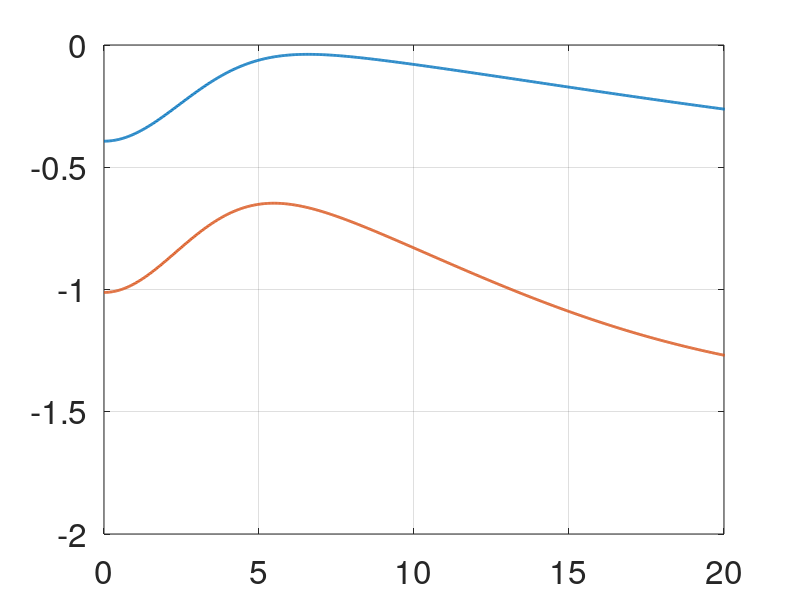

Here is the MATLAB script that generated this plot:
%% Function definitions - using Gaussian kernels
GFT = @(x, sigma) exp( -sigma*sigma.*x.*x/2 );
phi = @(f_0, f_1, g, t_2, s_2) f_0 + (f_1-f_0)./(1 + exp(-(g-t_2)/s_2));
fE = @(x, alpha, r, f_0, f_1, t_2, s_2) phi(f_0, f_1, x, t_2, s_2).*(1-x)-alpha.*x.*(1-x).*(1 - (1-x)/r); % ODE nullcline
phi_prime = @(f_0, f_1, x, t_2, s_2) ( (-f_0+f_1)*exp((x+t_2)/s_2) )./(s_2*(exp(x/s_2)+exp(t_2/s_2)).^2);
%% Model parameters

f_0 = 0.1;
f_1 = 0.9;
t_2 = 0.4;
s_2 = 0.05;

sigma_J = 0.1; % seed spread radius
sigma_R = 0.4; % resource competition radius
sigma_W = 0.05; % fire spread radius forest trees

r = 1;
alpha = 2.3;


%% Step 0: Find disjoint intervals which contain the equilibria (either one or two equilibria are possible)
dp = 0.00011;
X1 = 0:dp:1; % all the solutions must lie in [0,1]
X2 = X1+dp;
root_locations = fE(X1, alpha, r, f_0, f_1, t_2, s_2).*fE(X2, alpha, r, f_0, f_1, t_2, s_2)<0;
X1 = X1(root_locations);
X2 = X2(root_locations);
num_roots = length(X1);
roots = zeros(num_roots,1);
%% Step 1: Find the value of the homogeneous solution to the nonspatial system
G = zeros(num_roots,1);
for l=1:num_roots
    a = X1(l);
    b = X2(l); % interval which we know contains the zero
    if fE(a,alpha,r, f_0, f_1, t_2, s_2)*fE(b,alpha,r, f_0, f_1, t_2, s_2)>0
        disp('No zero in that interval')
    else
        p = (a + b)/2;
        err = abs( fE(p,alpha,r, f_0, f_1, t_2, s_2) );
        while err > 1e-8
            if fE(a,alpha,r, f_0, f_1, t_2, s_2)*fE(p,alpha,r, f_0, f_1, t_2, s_2)<0
                b = p;
            else
                a = p;
            end
            p = (a + b)/2;
            err = abs( fE(p,alpha,r, f_0, f_1, t_2, s_2) );
        end
    end
    % Asign the equilibrium values
    G(l) = p;
end
%% Step 2: Disregard any unstable equilibria from the ODE - there will sometimes be a saddle between the two stable fixed points within the cusp region
stable = zeros(num_roots,1);
for ii = 1:num_roots
    J_ODE = -(alpha/r)*G(ii)*(1-G(ii)) + alpha*G(ii)*(1-(1-G(ii))/r)-alpha*(1-G(ii))*(1-(1-G(ii))/r)...
        - phi(f_0, f_1, G(ii), t_2, s_2) + phi_prime(f_0, f_1, G(ii), t_2, s_2).*(1-G(ii));
    if J_ODE<0
        stable(ii,1) = 1;
    end
end
%% Step 3: Form the Jacobian at the equilibrium (for each wave number k)
temp_eig = zeros(num_roots,1);
l = 1;
figure(1);
while l < num_roots+1
    if stable(l,1) == 1 % don't check any saddle points, only stable steady-states
        wave_nums = 0:0.025:100;
        J = -(alpha/r)*G(l)*(1-G(l)).*GFT(wave_nums,sigma_R) + alpha*G(l)*(1-(1-G(l))/r).*GFT(wave_nums,sigma_J) -alpha*(1-G(l))*(1-(1-G(l))/r)...
            - phi(f_0, f_1, G(l), t_2, s_2) + phi_prime(f_0, f_1, G(l), t_2, s_2).*(1-G(l)).*GFT(wave_nums,sigma_W);
            plot(wave_nums,J,'linewidth',2);
    hold on;
    end
    l = l+1;
end
xlim([0 20]);
set(gca,'FontSize',24);
grid on;
hold on;